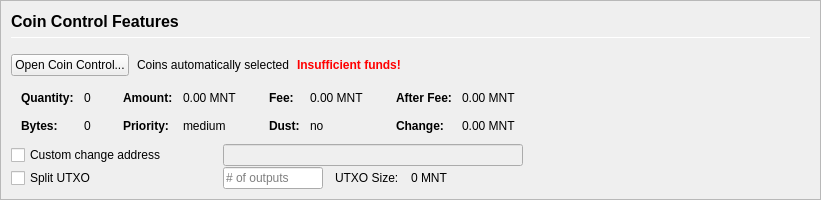
         <widget class="QFrame" name="frameCoinControl">
          <property name="sizePolicy">
           <sizepolicy hsizetype="Expanding" vsizetype="Expanding">
            <horstretch>0</horstretch>
            <verstretch>0</verstretch>
           </sizepolicy>
          </property>
          <property name="maximumSize">
           <size>
            <width>16777215</width>
            <height>16777215</height>
           </size>
          </property>
          <property name="frameShape">
           <enum>QFrame::StyledPanel</enum>
          </property>
          <property name="frameShadow">
           <enum>QFrame::Sunken</enum>
          </property>
          <layout class="QVBoxLayout" name="verticalLayoutCoinControl2">
           <property name="spacing">
            <number>0</number>
           </property>
           <property name="leftMargin">
            <number>0</number>
           </property>
           <property name="topMargin">
            <number>0</number>
           </property>
           <property name="rightMargin">
            <number>0</number>
           </property>
           <property name="bottomMargin">
            <number>0</number>
           </property>
           <item>
            <widget class="QFrame" name="frameCoinControl_BG">
             <layout class="QVBoxLayout" name="verticalLayoutCoinControl" stretch="0,0,0,0,0,0">
              <property name="spacing">
               <number>1</number>
              </property>
              <property name="leftMargin">
               <number>10</number>
              </property>
              <property name="topMargin">
               <number>10</number>
              </property>
              <item>
               <layout class="QHBoxLayout" name="horizontalLayoutCoinControl1">
                <property name="bottomMargin">
                 <number>15</number>
                </property>
                <item>
                 <layout class="QVBoxLayout" name="verticalLayout_3">
                  <property name="spacing">
                   <number>6</number>
                  </property>
                  <item>
                   <widget class="QLabel" name="labelCoinControlFeatures">
                    <property name="sizePolicy">
                     <sizepolicy hsizetype="Preferred" vsizetype="Maximum">
                      <horstretch>0</horstretch>
                      <verstretch>0</verstretch>
                     </sizepolicy>
                    </property>
                    <property name="minimumSize">
                     <size>
                      <width>0</width>
                      <height>20</height>
                     </size>
                    </property>
                    <property name="font">
                     <font>
                      <pointsize>12</pointsize>
                      <weight>75</weight>
                      <bold>true</bold>
                     </font>
                    </property>
                    <property name="styleSheet">
                     <string notr="true">font-weight:bold;</string>
                    </property>
                    <property name="text">
                     <string>Coin Control Features</string>
                    </property>
                   </widget>
                  </item>
                  <item>
                   <widget class="Line" name="line">
                    <property name="minimumSize">
                     <size>
                      <width>0</width>
                      <height>1</height>
                     </size>
                    </property>
                    <property name="maximumSize">
                     <size>
                      <width>16777215</width>
                      <height>1</height>
                     </size>
                    </property>
                    <property name="orientation">
                     <enum>Qt::Horizontal</enum>
                    </property>
                   </widget>
                  </item>
                 </layout>
                </item>
               </layout>
              </item>
              <item>
               <layout class="QHBoxLayout" name="horizontalLayoutCoinControl2" stretch="0,0,0,0">
                <property name="spacing">
                 <number>8</number>
                </property>
                <property name="bottomMargin">
                 <number>10</number>
                </property>
                <item>
                 <widget class="QPushButton" name="pushButtonCoinControl">
                  <property name="styleSheet">
                   <string notr="true"/>
                  </property>
                  <property name="text">
                   <string>Open Coin Control...</string>
                  </property>
                  <property name="autoDefault">
                   <bool>false</bool>
                  </property>
                 </widget>
                </item>
                <item>
                 <widget class="QLabel" name="labelCoinControlAutomaticallySelected">
                  <property name="text">
                   <string>Coins automatically selected</string>
                  </property>
                  <property name="margin">
                   <number>5</number>
                  </property>
                 </widget>
                </item>
                <item>
                 <widget class="QLabel" name="labelCoinControlInsuffFunds">
                  <property name="font">
                   <font>
                    <weight>75</weight>
                    <bold>true</bold>
                   </font>
                  </property>
                  <property name="styleSheet">
                   <string notr="true">color:red;font-weight:bold;</string>
                  </property>
                  <property name="text">
                   <string>Insufficient funds!</string>
                  </property>
                  <property name="margin">
                   <number>5</number>
                  </property>
                 </widget>
                </item>
                <item>
                 <spacer name="horizontalSpacerCoinControl">
                  <property name="orientation">
                   <enum>Qt::Horizontal</enum>
                  </property>
                  <property name="sizeHint" stdset="0">
                   <size>
                    <width>40</width>
                    <height>1</height>
                   </size>
                  </property>
                 </spacer>
                </item>
               </layout>
              </item>
              <item>
               <widget class="QWidget" name="widgetCoinControl" native="true">
                <property name="sizePolicy">
                 <sizepolicy hsizetype="Preferred" vsizetype="Preferred">
                  <horstretch>0</horstretch>
                  <verstretch>0</verstretch>
                 </sizepolicy>
                </property>
                <property name="minimumSize">
                 <size>
                  <width>0</width>
                  <height>0</height>
                 </size>
                </property>
                <property name="styleSheet">
                 <string notr="true"/>
                </property>
                <layout class="QHBoxLayout" name="horizontalLayoutCoinControl5">
                 <property name="leftMargin">
                  <number>0</number>
                 </property>
                 <property name="topMargin">
                  <number>0</number>
                 </property>
                 <property name="rightMargin">
                  <number>0</number>
                 </property>
                 <property name="bottomMargin">
                  <number>0</number>
                 </property>
                 <item>
                  <layout class="QHBoxLayout" name="horizontalLayoutCoinControl3" stretch="0,0,0,1">
                   <property name="spacing">
                    <number>20</number>
                   </property>
                   <property name="topMargin">
                    <number>0</number>
                   </property>
                   <property name="bottomMargin">
                    <number>10</number>
                   </property>
                   <item>
                    <layout class="QFormLayout" name="formLayoutCoinControl1">
                     <property name="horizontalSpacing">
                      <number>10</number>
                     </property>
                     <property name="verticalSpacing">
                      <number>14</number>
                     </property>
                     <property name="leftMargin">
                      <number>10</number>
                     </property>
                     <property name="topMargin">
                      <number>4</number>
                     </property>
                     <property name="rightMargin">
                      <number>6</number>
                     </property>
                     <item row="0" column="0">
                      <widget class="QLabel" name="labelCoinControlQuantityText">
                       <property name="font">
                        <font>
                         <weight>75</weight>
                         <bold>true</bold>
                        </font>
                       </property>
                       <property name="text">
                        <string>Quantity:</string>
                       </property>
                       <property name="margin">
                        <number>0</number>
                       </property>
                      </widget>
                     </item>
                     <item row="0" column="1">
                      <widget class="QLabel" name="labelCoinControlQuantity">
                       <property name="cursor">
                        <cursorShape>IBeamCursor</cursorShape>
                       </property>
                       <property name="contextMenuPolicy">
                        <enum>Qt::ActionsContextMenu</enum>
                       </property>
                       <property name="text">
                        <string notr="true">0</string>
                       </property>
                       <property name="margin">
                        <number>0</number>
                       </property>
                       <property name="textInteractionFlags">
                        <set>Qt::LinksAccessibleByMouse|Qt::TextSelectableByKeyboard|Qt::TextSelectableByMouse</set>
                       </property>
                      </widget>
                     </item>
                     <item row="1" column="0">
                      <widget class="QLabel" name="labelCoinControlBytesText">
                       <property name="font">
                        <font>
                         <weight>75</weight>
                         <bold>true</bold>
                        </font>
                       </property>
                       <property name="text">
                        <string>Bytes:</string>
                       </property>
                      </widget>
                     </item>
                     <item row="1" column="1">
                      <widget class="QLabel" name="labelCoinControlBytes">
                       <property name="cursor">
                        <cursorShape>IBeamCursor</cursorShape>
                       </property>
                       <property name="contextMenuPolicy">
                        <enum>Qt::ActionsContextMenu</enum>
                       </property>
                       <property name="text">
                        <string notr="true">0</string>
                       </property>
                       <property name="textInteractionFlags">
                        <set>Qt::LinksAccessibleByMouse|Qt::TextSelectableByKeyboard|Qt::TextSelectableByMouse</set>
                       </property>
                      </widget>
                     </item>
                    </layout>
                   </item>
                   <item>
                    <layout class="QFormLayout" name="formLayoutCoinControl2">
                     <property name="horizontalSpacing">
                      <number>10</number>
                     </property>
                     <property name="verticalSpacing">
                      <number>14</number>
                     </property>
                     <property name="leftMargin">
                      <number>6</number>
                     </property>
                     <property name="topMargin">
                      <number>4</number>
                     </property>
                     <property name="rightMargin">
                      <number>6</number>
                     </property>
                     <item row="0" column="0">
                      <widget class="QLabel" name="labelCoinControlAmountText">
                       <property name="font">
                        <font>
                         <weight>75</weight>
                         <bold>true</bold>
                        </font>
                       </property>
                       <property name="text">
                        <string>Amount:</string>
                       </property>
                       <property name="margin">
                        <number>0</number>
                       </property>
                      </widget>
                     </item>
                     <item row="0" column="1">
                      <widget class="QLabel" name="labelCoinControlAmount">
                       <property name="cursor">
                        <cursorShape>IBeamCursor</cursorShape>
                       </property>
                       <property name="contextMenuPolicy">
                        <enum>Qt::ActionsContextMenu</enum>
                       </property>
                       <property name="text">
                        <string notr="true">0.00 MNT</string>
                       </property>
                       <property name="textInteractionFlags">
                        <set>Qt::LinksAccessibleByMouse|Qt::TextSelectableByKeyboard|Qt::TextSelectableByMouse</set>
                       </property>
                      </widget>
                     </item>
                     <item row="1" column="0">
                      <widget class="QLabel" name="labelCoinControlPriorityText">
                       <property name="font">
                        <font>
                         <weight>75</weight>
                         <bold>true</bold>
                        </font>
                       </property>
                       <property name="text">
                        <string>Priority:</string>
                       </property>
                      </widget>
                     </item>
                     <item row="1" column="1">
                      <widget class="QLabel" name="labelCoinControlPriority">
                       <property name="cursor">
                        <cursorShape>IBeamCursor</cursorShape>
                       </property>
                       <property name="contextMenuPolicy">
                        <enum>Qt::ActionsContextMenu</enum>
                       </property>
                       <property name="text">
                        <string>medium</string>
                       </property>
                       <property name="textInteractionFlags">
                        <set>Qt::LinksAccessibleByMouse|Qt::TextSelectableByKeyboard|Qt::TextSelectableByMouse</set>
                       </property>
                      </widget>
                     </item>
                    </layout>
                   </item>
                   <item>
                    <layout class="QFormLayout" name="formLayoutCoinControl3">
                     <property name="horizontalSpacing">
                      <number>10</number>
                     </property>
                     <property name="verticalSpacing">
                      <number>14</number>
                     </property>
                     <property name="leftMargin">
                      <number>6</number>
                     </property>
                     <property name="topMargin">
                      <number>4</number>
                     </property>
                     <property name="rightMargin">
                      <number>6</number>
                     </property>
                     <item row="0" column="0">
                      <widget class="QLabel" name="labelCoinControlFeeText">
                       <property name="font">
                        <font>
                         <weight>75</weight>
                         <bold>true</bold>
                        </font>
                       </property>
                       <property name="text">
                        <string>Fee:</string>
                       </property>
                       <property name="margin">
                        <number>0</number>
                       </property>
                      </widget>
                     </item>
                     <item row="0" column="1">
                      <widget class="QLabel" name="labelCoinControlFee">
                       <property name="cursor">
                        <cursorShape>IBeamCursor</cursorShape>
                       </property>
                       <property name="contextMenuPolicy">
                        <enum>Qt::ActionsContextMenu</enum>
                       </property>
                       <property name="text">
                        <string notr="true">0.00 MNT</string>
                       </property>
                       <property name="textInteractionFlags">
                        <set>Qt::LinksAccessibleByMouse|Qt::TextSelectableByKeyboard|Qt::TextSelectableByMouse</set>
                       </property>
                      </widget>
                     </item>
                     <item row="1" column="0">
                      <widget class="QLabel" name="labelCoinControlLowOutputText">
                       <property name="font">
                        <font>
                         <weight>75</weight>
                         <bold>true</bold>
                        </font>
                       </property>
                       <property name="text">
                        <string>Dust:</string>
                       </property>
                      </widget>
                     </item>
                     <item row="1" column="1">
                      <widget class="QLabel" name="labelCoinControlLowOutput">
                       <property name="cursor">
                        <cursorShape>IBeamCursor</cursorShape>
                       </property>
                       <property name="contextMenuPolicy">
                        <enum>Qt::ActionsContextMenu</enum>
                       </property>
                       <property name="text">
                        <string>no</string>
                       </property>
                       <property name="textInteractionFlags">
                        <set>Qt::LinksAccessibleByMouse|Qt::TextSelectableByKeyboard|Qt::TextSelectableByMouse</set>
                       </property>
                      </widget>
                     </item>
                    </layout>
                   </item>
                   <item>
                    <layout class="QFormLayout" name="formLayoutCoinControl4">
                     <property name="horizontalSpacing">
                      <number>10</number>
                     </property>
                     <property name="verticalSpacing">
                      <number>14</number>
                     </property>
                     <property name="leftMargin">
                      <number>6</number>
                     </property>
                     <property name="topMargin">
                      <number>4</number>
                     </property>
                     <property name="rightMargin">
                      <number>6</number>
                     </property>
                     <item row="0" column="0">
                      <widget class="QLabel" name="labelCoinControlAfterFeeText">
                       <property name="font">
                        <font>
                         <weight>75</weight>
                         <bold>true</bold>
                        </font>
                       </property>
                       <property name="text">
                        <string>After Fee:</string>
                       </property>
                       <property name="margin">
                        <number>0</number>
                       </property>
                      </widget>
                     </item>
                     <item row="0" column="1">
                      <widget class="QLabel" name="labelCoinControlAfterFee">
                       <property name="cursor">
                        <cursorShape>IBeamCursor</cursorShape>
                       </property>
                       <property name="contextMenuPolicy">
                        <enum>Qt::ActionsContextMenu</enum>
                       </property>
                       <property name="text">
                        <string notr="true">0.00 MNT</string>
                       </property>
                       <property name="textInteractionFlags">
                        <set>Qt::LinksAccessibleByMouse|Qt::TextSelectableByKeyboard|Qt::TextSelectableByMouse</set>
                       </property>
                      </widget>
                     </item>
                     <item row="1" column="0">
                      <widget class="QLabel" name="labelCoinControlChangeText">
                       <property name="font">
                        <font>
                         <weight>75</weight>
                         <bold>true</bold>
                        </font>
                       </property>
                       <property name="text">
                        <string>Change:</string>
                       </property>
                      </widget>
                     </item>
                     <item row="1" column="1">
                      <widget class="QLabel" name="labelCoinControlChange">
                       <property name="cursor">
                        <cursorShape>IBeamCursor</cursorShape>
                       </property>
                       <property name="contextMenuPolicy">
                        <enum>Qt::ActionsContextMenu</enum>
                       </property>
                       <property name="text">
                        <string notr="true">0.00 MNT</string>
                       </property>
                       <property name="textInteractionFlags">
                        <set>Qt::LinksAccessibleByMouse|Qt::TextSelectableByKeyboard|Qt::TextSelectableByMouse</set>
                       </property>
                      </widget>
                     </item>
                    </layout>
                   </item>
                  </layout>
                 </item>
                </layout>
               </widget>
              </item>
              <item>
               <layout class="QHBoxLayout" name="horizontalLayoutCoinControl4">
                <property name="spacing">
                 <number>12</number>
                </property>
                <property name="sizeConstraint">
                 <enum>QLayout::SetDefaultConstraint</enum>
                </property>
                <property name="topMargin">
                 <number>0</number>
                </property>
                <property name="rightMargin">
                 <number>0</number>
                </property>
                <item>
                 <widget class="QCheckBox" name="checkBoxCoinControlChange">
                  <property name="sizePolicy">
                   <sizepolicy hsizetype="Preferred" vsizetype="Preferred">
                    <horstretch>0</horstretch>
                    <verstretch>0</verstretch>
                   </sizepolicy>
                  </property>
                  <property name="minimumSize">
                   <size>
                    <width>200</width>
                    <height>0</height>
                   </size>
                  </property>
                  <property name="maximumSize">
                   <size>
                    <width>200</width>
                    <height>16777215</height>
                   </size>
                  </property>
                  <property name="toolTip">
                   <string>If this is activated, but the change address is empty or invalid, change will be sent to a newly generated address.</string>
                  </property>
                  <property name="text">
                   <string>Custom change address</string>
                  </property>
                 </widget>
                </item>
                <item>
                 <widget class="QValidatedLineEdit" name="lineEditCoinControlChange">
                  <property name="enabled">
                   <bool>false</bool>
                  </property>
                  <property name="sizePolicy">
                   <sizepolicy hsizetype="Preferred" vsizetype="Preferred">
                    <horstretch>0</horstretch>
                    <verstretch>0</verstretch>
                   </sizepolicy>
                  </property>
                  <property name="minimumSize">
                   <size>
                    <width>300</width>
                    <height>0</height>
                   </size>
                  </property>
                 </widget>
                </item>
                <item>
                 <widget class="QLabel" name="labelCoinControlChangeLabel">
                  <property name="sizePolicy">
                   <sizepolicy hsizetype="Preferred" vsizetype="Preferred">
                    <horstretch>0</horstretch>
                    <verstretch>0</verstretch>
                   </sizepolicy>
                  </property>
                  <property name="minimumSize">
                   <size>
                    <width>100</width>
                    <height>0</height>
                   </size>
                  </property>
                  <property name="text">
                   <string/>
                  </property>
                  <property name="margin">
                   <number>3</number>
                  </property>
                 </widget>
                </item>
               </layout>
              </item>
              <item>
               <layout class="QHBoxLayout" name="horizontalLayoutCoinControl6">
                <property name="spacing">
                 <number>12</number>
                </property>
                <property name="rightMargin">
                 <number>0</number>
                </property>
                <item>
                 <widget class="QCheckBox" name="splitBlockCheckBox">
                  <property name="sizePolicy">
                   <sizepolicy hsizetype="Preferred" vsizetype="Preferred">
                    <horstretch>0</horstretch>
                    <verstretch>0</verstretch>
                   </sizepolicy>
                  </property>
                  <property name="minimumSize">
                   <size>
                    <width>200</width>
                    <height>0</height>
                   </size>
                  </property>
                  <property name="maximumSize">
                   <size>
                    <width>200</width>
                    <height>16777215</height>
                   </size>
                  </property>
                  <property name="text">
                   <string>Split UTXO</string>
                  </property>
                 </widget>
                </item>
                <item>
                 <widget class="QLineEdit" name="splitBlockLineEdit">
                  <property name="sizePolicy">
                   <sizepolicy hsizetype="Preferred" vsizetype="Preferred">
                    <horstretch>50</horstretch>
                    <verstretch>0</verstretch>
                   </sizepolicy>
                  </property>
                  <property name="minimumSize">
                   <size>
                    <width>100</width>
                    <height>0</height>
                   </size>
                  </property>
                  <property name="maximumSize">
                   <size>
                    <width>100</width>
                    <height>16777215</height>
                   </size>
                  </property>
                  <property name="placeholderText">
                   <string># of outputs</string>
                  </property>
                 </widget>
                </item>
                <item>
                 <widget class="QLabel" name="labelBlockSizeText">
                  <property name="text">
                   <string>UTXO Size:</string>
                  </property>
                 </widget>
                </item>
                <item>
                 <widget class="QLabel" name="labelBlockSize">
                  <property name="text">
                   <string>0 MNT</string>
                  </property>
                 </widget>
                </item>
                <item>
                 <spacer name="horizontalSpacer_7">
                  <property name="orientation">
                   <enum>Qt::Horizontal</enum>
                  </property>
                  <property name="sizeHint" stdset="0">
                   <size>
                    <width>40</width>
                    <height>20</height>
                   </size>
                  </property>
                 </spacer>
                </item>
               </layout>
              </item>
              <item>
               <spacer name="verticalSpacerCoinControl">
                <property name="orientation">
                 <enum>Qt::Vertical</enum>
                </property>
                <property name="sizeHint" stdset="0">
                 <size>
                  <width>800</width>
                  <height>1</height>
                 </size>
                </property>
               </spacer>
              </item>
             </layout>
            </widget>
           </item>
          </layout>
         </widget>
